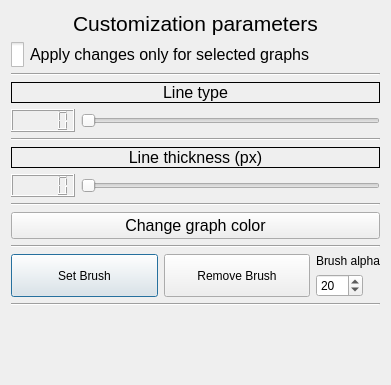
<?xml version="1.0" encoding="UTF-8"?>
<ui version="4.0">
 <class>plotCustomizer</class>
 <widget class="QDialog" name="plotCustomizer">
  <property name="geometry">
   <rect>
    <x>0</x>
    <y>0</y>
    <width>391</width>
    <height>385</height>
   </rect>
  </property>
  <property name="windowTitle">
   <string>Dialog</string>
  </property>
  <layout class="QVBoxLayout" name="verticalLayout_4">
   <item>
    <widget class="QLabel" name="headerLabel">
     <property name="font">
      <font>
       <pointsize>16</pointsize>
      </font>
     </property>
     <property name="text">
      <string>Customization parameters</string>
     </property>
     <property name="scaledContents">
      <bool>false</bool>
     </property>
     <property name="alignment">
      <set>Qt::AlignCenter</set>
     </property>
     <property name="wordWrap">
      <bool>false</bool>
     </property>
     <property name="openExternalLinks">
      <bool>false</bool>
     </property>
    </widget>
   </item>
   <item>
    <widget class="QCheckBox" name="selectedGraphsBox">
     <property name="font">
      <font>
       <pointsize>12</pointsize>
      </font>
     </property>
     <property name="styleSheet">
      <string notr="true">QCheckBox::indicator {
    width: 13px;
    height: 25px;
}</string>
     </property>
     <property name="text">
      <string>Apply changes only for selected graphs</string>
     </property>
    </widget>
   </item>
   <item>
    <layout class="QVBoxLayout" name="verticalLayout_2">
     <item>
      <widget class="Line" name="line_3">
       <property name="orientation">
        <enum>Qt::Horizontal</enum>
       </property>
      </widget>
     </item>
     <item>
      <widget class="QLabel" name="linetypeLabel">
       <property name="font">
        <font>
         <pointsize>12</pointsize>
         <underline>false</underline>
         <strikeout>false</strikeout>
        </font>
       </property>
       <property name="styleSheet">
        <string notr="true">border: 1px solid black;</string>
       </property>
       <property name="text">
        <string>Line type</string>
       </property>
       <property name="alignment">
        <set>Qt::AlignCenter</set>
       </property>
      </widget>
     </item>
     <item>
      <layout class="QHBoxLayout" name="horizontalLayout_2">
       <item>
        <widget class="QLCDNumber" name="linetypeLcd"/>
       </item>
       <item>
        <widget class="QSlider" name="linetypeSlider">
         <property name="sizePolicy">
          <sizepolicy hsizetype="Expanding" vsizetype="Fixed">
           <horstretch>0</horstretch>
           <verstretch>0</verstretch>
          </sizepolicy>
         </property>
         <property name="styleSheet">
          <string notr="true">QSlider::groove:horizontal {
    height: 45px;
 }</string>
         </property>
         <property name="orientation">
          <enum>Qt::Horizontal</enum>
         </property>
        </widget>
       </item>
      </layout>
     </item>
    </layout>
   </item>
   <item>
    <widget class="Line" name="line_2">
     <property name="orientation">
      <enum>Qt::Horizontal</enum>
     </property>
    </widget>
   </item>
   <item>
    <layout class="QVBoxLayout" name="verticalLayout">
     <item>
      <widget class="QLabel" name="thicknessLabel">
       <property name="font">
        <font>
         <pointsize>12</pointsize>
        </font>
       </property>
       <property name="styleSheet">
        <string notr="true">border: 1px solid black;</string>
       </property>
       <property name="text">
        <string>Line thickness (px)</string>
       </property>
       <property name="textFormat">
        <enum>Qt::AutoText</enum>
       </property>
       <property name="scaledContents">
        <bool>false</bool>
       </property>
       <property name="alignment">
        <set>Qt::AlignCenter</set>
       </property>
      </widget>
     </item>
     <item>
      <layout class="QHBoxLayout" name="horizontalLayout">
       <item>
        <widget class="QLCDNumber" name="thicknessLcd">
         <property name="sizePolicy">
          <sizepolicy hsizetype="Minimum" vsizetype="Minimum">
           <horstretch>0</horstretch>
           <verstretch>0</verstretch>
          </sizepolicy>
         </property>
        </widget>
       </item>
       <item>
        <widget class="QSlider" name="thicknessSlider">
         <property name="sizePolicy">
          <sizepolicy hsizetype="Expanding" vsizetype="Fixed">
           <horstretch>0</horstretch>
           <verstretch>0</verstretch>
          </sizepolicy>
         </property>
         <property name="styleSheet">
          <string notr="true">QSlider::groove:horizontal {
    height: 45px;
 }</string>
         </property>
         <property name="orientation">
          <enum>Qt::Horizontal</enum>
         </property>
        </widget>
       </item>
      </layout>
     </item>
    </layout>
   </item>
   <item>
    <widget class="Line" name="line">
     <property name="orientation">
      <enum>Qt::Horizontal</enum>
     </property>
    </widget>
   </item>
   <item>
    <layout class="QHBoxLayout" name="horizontalLayout_3">
     <item>
      <widget class="QPushButton" name="changeColorButton">
       <property name="font">
        <font>
         <pointsize>12</pointsize>
        </font>
       </property>
       <property name="text">
        <string>Change graph color</string>
       </property>
       <property name="checkable">
        <bool>false</bool>
       </property>
       <property name="autoDefault">
        <bool>false</bool>
       </property>
      </widget>
     </item>
    </layout>
   </item>
   <item>
    <widget class="Line" name="line_4">
     <property name="orientation">
      <enum>Qt::Horizontal</enum>
     </property>
    </widget>
   </item>
   <item>
    <layout class="QHBoxLayout" name="horizontalLayout_4">
     <item>
      <widget class="QPushButton" name="setBrushButton">
       <property name="sizePolicy">
        <sizepolicy hsizetype="Expanding" vsizetype="Minimum">
         <horstretch>0</horstretch>
         <verstretch>0</verstretch>
        </sizepolicy>
       </property>
       <property name="text">
        <string>Set Brush</string>
       </property>
      </widget>
     </item>
     <item>
      <widget class="QPushButton" name="removeBrushButton">
       <property name="sizePolicy">
        <sizepolicy hsizetype="Expanding" vsizetype="Minimum">
         <horstretch>0</horstretch>
         <verstretch>0</verstretch>
        </sizepolicy>
       </property>
       <property name="text">
        <string>Remove Brush</string>
       </property>
      </widget>
     </item>
     <item>
      <layout class="QVBoxLayout" name="verticalLayout_3">
       <item>
        <widget class="QLabel" name="brushLabel">
         <property name="sizePolicy">
          <sizepolicy hsizetype="Maximum" vsizetype="Preferred">
           <horstretch>0</horstretch>
           <verstretch>0</verstretch>
          </sizepolicy>
         </property>
         <property name="text">
          <string>Brush alpha</string>
         </property>
        </widget>
       </item>
       <item>
        <widget class="QSpinBox" name="brushAlphaSpinBox">
         <property name="sizePolicy">
          <sizepolicy hsizetype="Maximum" vsizetype="Fixed">
           <horstretch>0</horstretch>
           <verstretch>0</verstretch>
          </sizepolicy>
         </property>
         <property name="maximum">
          <number>255</number>
         </property>
         <property name="value">
          <number>20</number>
         </property>
        </widget>
       </item>
      </layout>
     </item>
    </layout>
   </item>
   <item>
    <widget class="Line" name="line_5">
     <property name="orientation">
      <enum>Qt::Horizontal</enum>
     </property>
    </widget>
   </item>
   <item>
    <spacer name="verticalSpacer">
     <property name="orientation">
      <enum>Qt::Vertical</enum>
     </property>
     <property name="sizeHint" stdset="0">
      <size>
       <width>20</width>
       <height>53</height>
      </size>
     </property>
    </spacer>
   </item>
  </layout>
 </widget>
 <resources/>
 <connections/>
</ui>
